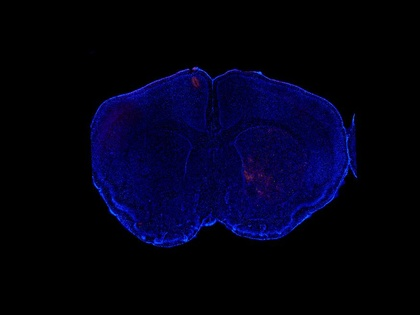
%> input picture 3Dmodel/177_aligned/176.jpg, 420 x 315 px, shrunk from 875 x 656 before the run
$ octave plot3d.m   (GNU Octave 9; MATLAB toolbox functions it lacks are replaced by stand-ins)
%> lines starting %> are read from the running program, lines starting %| are printed output that depends on the picture
global folder;
global folder2;
folder = uigetdir();
%> the answer given: 177_aligned
img = struct(dir(fullfile(folder,'*.jpg')));
A = []; % create the matrix [row column depth redVal]
C = [];
nameNum = [];
for k = 1: length(img) % makes the names numerical
    nameNum = [nameNum [str2num(erase(img(k).name, '.jpg'))]];
end;
sortedNameNum = sort(nameNum); % order the numbers
for k = 1: length(sortedNameNum) %iterate through the images
    %'select' a particular image in the file
    image = sortedNameNum(k);
    imageString = strcat(num2str(image), '.jpg');
    % get the x,y coords of each red/orange pixel
    B = red_pixel_coordinates(imageString);
    A = [A; B]; % vertically concat the two matrices
end

folder2 = uigetdir();
img2 = struct(dir(fullfile(folder2,'*.jpg')));
nameNum2 = [];
for k = 1: length(img2) % makes the names numerical
    nameNum2 = [nameNum2 [str2num(erase(img(k).name, '.jpg'))]];
end;
for k = 1: length(sortedNameNum) %iterate through the images
    %'select' a particular image in the file
    image = sortedNameNum(k);
    imageString = strcat(num2str(image), '.jpg');
    % get the x,y coords of each red/orange pixel
    D = template_pixel_coordinates(imageString);
    C = [C; D];
end
drawPlot(A, C);


%get the red/orange pixel coordinates
function B = red_pixel_coordinates(image)
%> called with image = '176.jpg'
    global folder;
    sliceDepth = 0.5; % subject to change
    % get the z-value
    imageNum = erase(image, '.jpg');
    nameNum = str2num(imageNum) * sliceDepth; % the z-value
    % set standard values for red/orange
    rMin = 50;
    rMax = 255;
    gMin = 0;
    gMax = 200;
    bMin = 0;
    bMax = 50;
    rgbImage = imread(fullfile(folder, image));
%> rgbImage is the input picture: size 315x420x3 uint8; mean R, G, B 1.8, 1.7, 23.2
    [height, width, ~] = size(rgbImage);
%> height = 315; width = 420
    B = zeros(height, 3);
    count = 1;
    for col = 1: width
        for row = 1: height
            % get rgb values for a particular pixel
            redVal = rgbImage(row, col, 1);
            greenVal = rgbImage(row, col, 2);
            blueVal = rgbImage(row, col, 3);
            if (redVal >= rMin) && (redVal <= rMax) ...
                    && (greenVal >= gMin) && (greenVal <= gMax) ...
                    && (blueVal >= bMin) && (blueVal <= bMax)
                B(count, :) = [row col nameNum];
                count = count + 1;
            end
        end
    end
%> after the loop, B = 315 rows, first 12: [81 195 88; 82 195 88; 83 196 88; 84 196 88; 83 197 88; 0 0 0; 0 0 0; 0 0 0; 0 0 0; 0 0 0; 0 0 0; 0 0 0]; count = 6
%> `A = [A; B];`: A has the same summary as B in red_pixel_coordinates
%> the answer given: 177_aligned
end

function D = template_pixel_coordinates(image)
%> called with image = '176.jpg'
    global folder;
    sliceDepth = 0.5; % subject to change
    % get the z-value
    imageNum = erase(image, '.jpg');
    nameNum = str2num(imageNum) * sliceDepth; % the z-value
    % set standard values for red/orange
    aMin = 100;
    aMax = 110;
    bMin = 100;
    bMax = 110;
    gMin = 100;
    gMax = 110;
    rgbImage = imread(fullfile(folder, image));
    [height, width, ~] = size(rgbImage);
    D = zeros(height, 3);
    count = 1;
    for col = 1: width
        for row = 1: height
            % get rgb values for a particular pixel
            blueVal = rgbImage(row, col, 3);
            if (blueVal >= bMin) && (blueVal <= bMax)
                D(count, :) = [row col nameNum];
                count = count + 1;
            end
        end
    end
%> after the loop, D = 2308 rows, first 12: [126 91 88; 127 91 88; 128 92 88; 134 92 88; 125 93 88; 129 93 88; 130 93 88; 131 93 88; 132 93 88; 136 93 88; 143 93 88; 156 93 88]; count = 2309
%> `C = [C; D];`: C has the same summary as D in template_pixel_coordinates
end

function drawPlot(matrix1, matrix2)
    % remove all the zero rows
    TF1 = matrix1(:,1)==0;
%> TF1 = 630 logical values, 625 true
    matrix1(TF1, :) = [];
    TF2 = matrix2(:,1)==0;
%> TF2 = 2623 logical values, 315 true
%> `drawPlot(A, C);`:
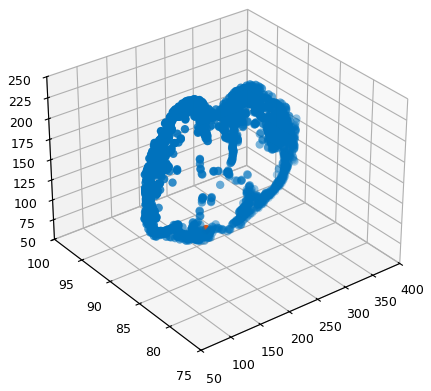
%> figure redrawn from the program's plot data
    matrix2(TF2, :) = [];
    s = scatter3(matrix2(:, 2), matrix2(:, 3), matrix2(:, 1), 'Filled');
    alpha(s, 0.05);
    hold on;
    scatter3(matrix1(:, 2), matrix1(:, 3), matrix1(:, 1), 'Filled');
    rotate3d on
end
